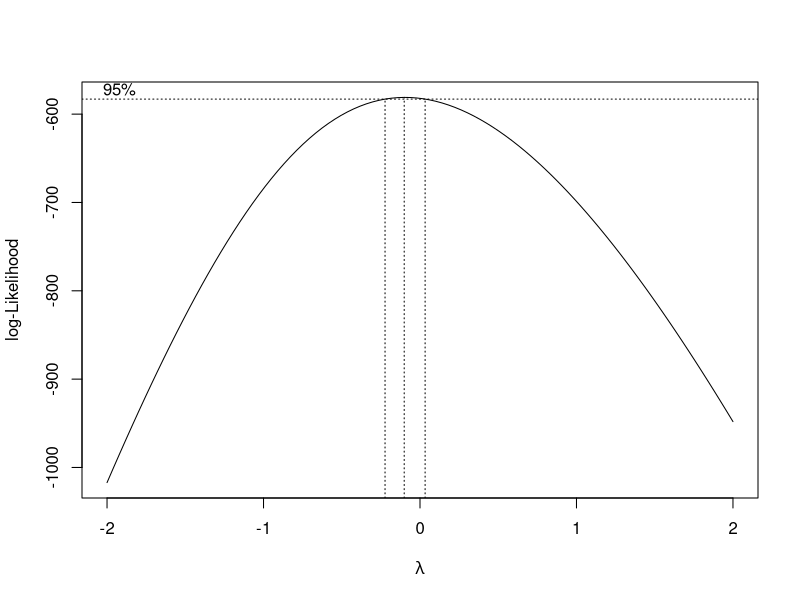
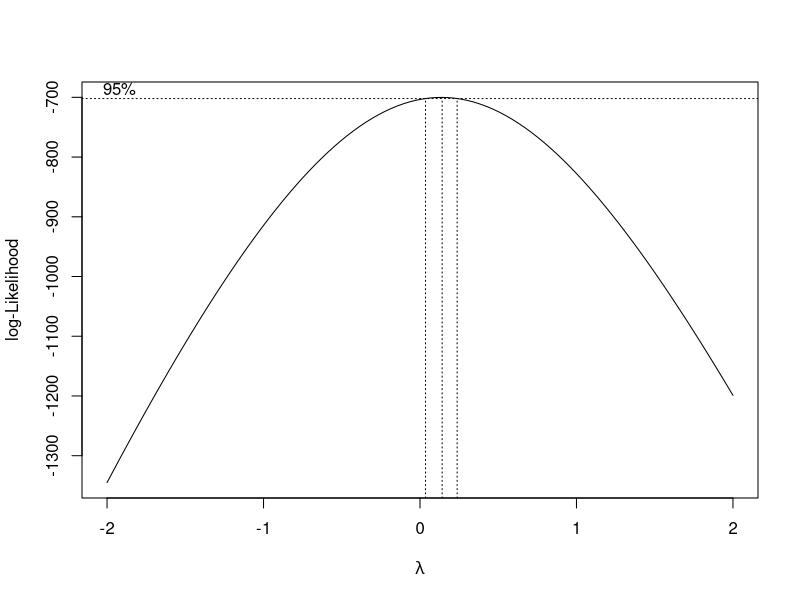
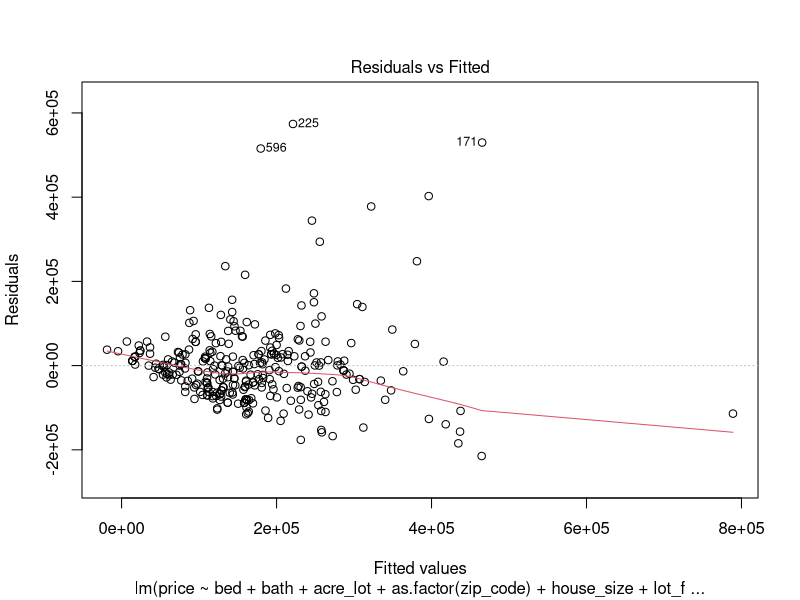
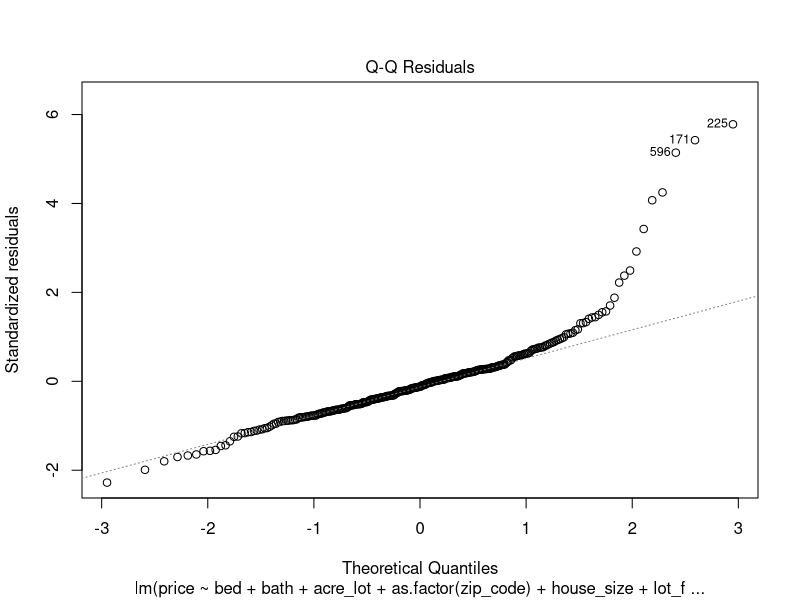
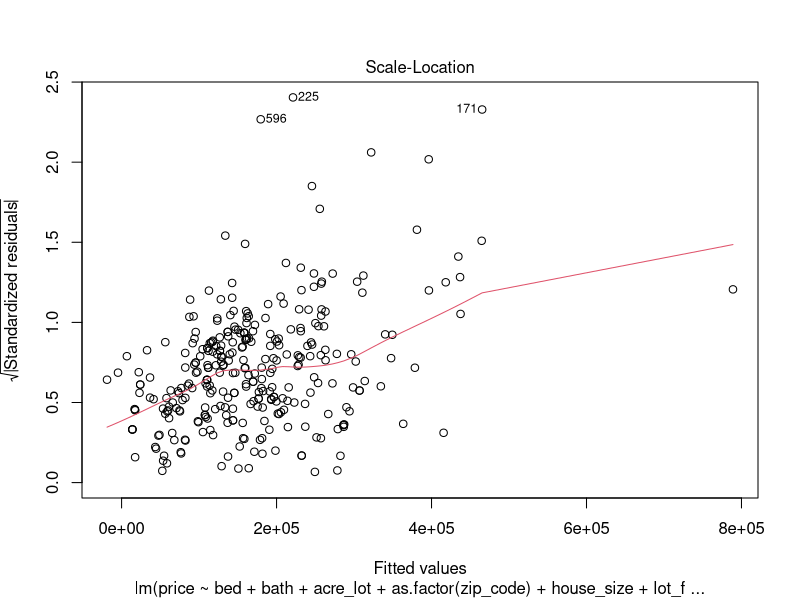
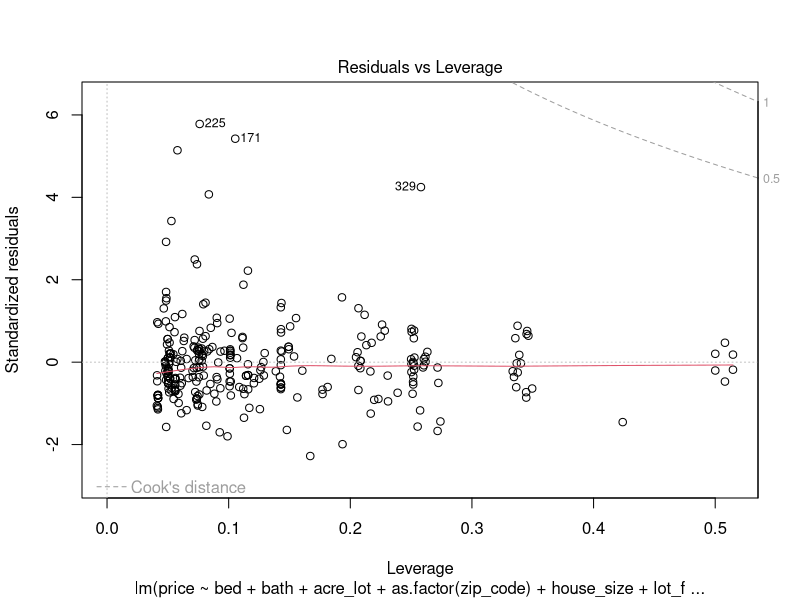
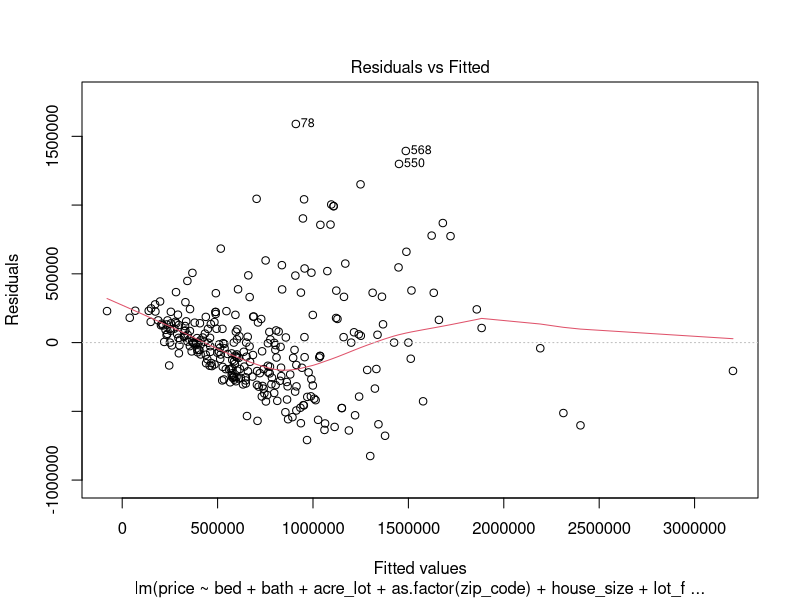
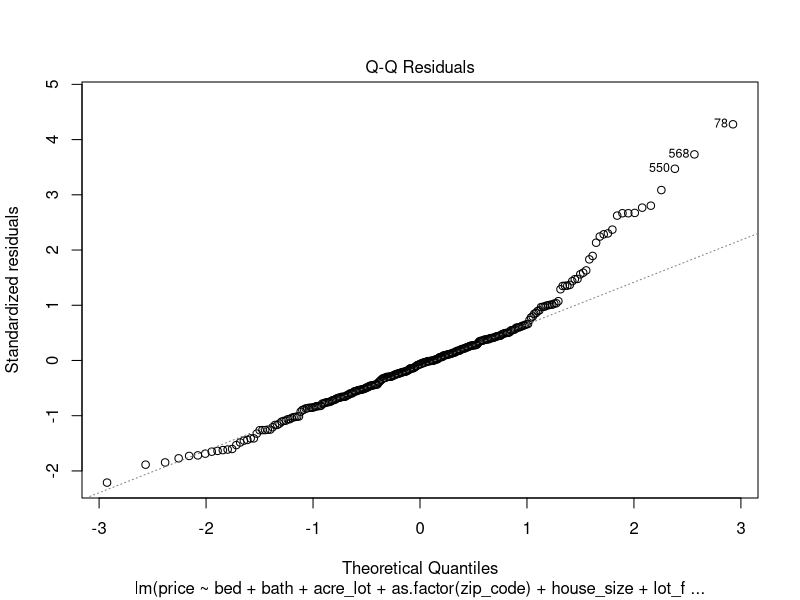

Reproduce these figures in R, in order.
## ---- chunk 1
data = read.csv("housing_clean.csv")
factor_list = c('unemployment_median_household_income_2019')

data$unemployment_median_household_income_2019 = as.factor(data$unemployment_median_household_income_2019)
data$county = as.factor(data$county)
data$zip_code = as.factor(data$zip_code)
data$population_births_2019 = as.factor(data$population_births_2019)
data$population_deaths_2019 = as.factor(data$population_deaths_2019)
data$population_net_international_migration_2019  = as.factor(data$population_net_international_migration_2019 )
data$population_net_domestic_migration_2019 = as.factor(data$population_net_domestic_migration_2019)
data$population_net_migration_2019 = as.factor(data$unemployment_civilian_labor_force_202)
data$unemployment_civilian_labor_force_202 = as.factor(data$unemployment_median_household_income_2019)
data$unemployment_employed_2020   = as.factor(data$unemployment_employed_2020)
data$unemployment_unemployed_2020 = as.factor(data$unemployment_unemployed_2020)
data$unemployment_unemployment_rate_202 = as.factor(data$unemployment_unemployment_rate_202)
data$education_percent_of_adults_with_less_than_a_high_school_diploma_2015.19 = as.factor(data$education_percent_of_adults_with_less_than_a_high_school_diploma_2015.19)
data$education_percent_of_adults_with_a_high_school_diploma_only_2015.19 = as.factor(data$education_percent_of_adults_with_a_high_school_diploma_only_2015.19)
data$education_percent_of_adults_completing_some_college_or_associate.s_degree_2015.19 = as.factor(data$education_percent_of_adults_completing_some_college_or_associate.s_degree_2015.19)
data$education_percent_of_adults_with_a_bachelor.s_degree_or_higher_2015.19 = as.factor(data$education_percent_of_adults_with_a_bachelor.s_degree_or_higher_2015.19)
data$population_by_age_total_Under_5_2019 = as.factor(data$population_by_age_total_Under_5_2019)
data$population_by_age_total_5_13_2019 = as.factor(data$population_by_age_total_5_13_2019)
data$population_by_age_total_14_17_2019 = as.factor(data$population_by_age_total_14_17_2019)
data$population_by_age_total_18_24_2019 = as.factor(data$population_by_age_total_18_24_2019)
data$population_by_age_total_16_over_2019 = as.factor(data$population_by_age_total_16_over_2019)
data$population_by_age_total_18_over_201 = as.factor(data$population_by_age_total_18_over_201)
data$population_by_age_total_15_44_2019 = as.factor(data$population_by_age_total_15_44_2019)
data$population_by_age_total_25_44_2019 = as.factor(data$population_by_age_total_25_44_2019)
data$population_by_age_total_45_64_2019 = as.factor(data$population_by_age_total_45_64_2019)
data$population_by_age_total_65_over_201 = as.factor(data$population_by_age_total_65_over_201)
data$crime_rate_per_100000   = as.factor(data$crime_rate_per_100000)
data$CPOPARST = as.factor(data$CPOPARST)
data$AG_ARRST = as.factor(data$AG_ARRST)
data$AG_OFF = as.factor(data$AG_OFF)
data$COVIND = as.factor(data$COVIND)
data$MURDER = as.factor(data$MURDER)
data$RAPE = as.factor(data$RAPE)
data$ROBBERY = as.factor(data$ROBBERY)
data$AGASSLT = as.factor(data$AGASSLT)
data$BURGLRY = as.factor(data$BURGLRY)
data$LARCENY = as.factor(data$LARCENY)
data$MVTHEFT = as.factor(data$MVTHEFT)
data$ARSON = as.factor(data$ARSON)
data$population = as.factor(data$population)



head(data)
full_model = lm(price ~ ., data)
summary(full_model)

#Lots of NA means lots of correlation 
library(MASS)
step.model <- stepAIC(full_model, direction = "both", 
                      trace = FALSE)
summary(step.model)

final_model = lm(formula = price ~ bed + bath + acre_lot + factor(zip_code) + house_size + 
                   lot_flag + as.factor(COVIND), data = data)

summary(final_model)
##First random forest for expensive vs inexpensive house
library(caTools)
library(randomForest)

median_price = median(data$price)
data$expensive = data$price > median_price
data$expensive = as.factor(data$expensive)

split <- sample.split(data, SplitRatio = 0.8)
split

train <- subset(data, split == "TRUE")
test <- subset(data, split == "FALSE")
train$expensive

train[, !names(train) %in% c("price", "expensive")] 

classifier_RF = randomForest(x = train[, !names(train) %in% c("price", "expensive")],
                             y = train$expensive,
                             ntree = 500)
classifier_RF
y_pred = predict(classifier_RF, newdata = test[, !names(test) %in% c("price", "expensive")] )
length(y_pred)
nrow(test)
colnames(test[, !names(test) %in% c("price", "expensive")])
confusion_mtx = table(test$expensive , y_pred)
confusion_mtx

summary(classifier_RF)

y_pred_total = predict(classifier_RF, newdata = data[, !names(data) %in% c("price", "expensive")] )
y_pred_total
data$expensive_pred = y_pred_total
data$expensive_pred
data
data_expensive = data[data$expensive_pred == TRUE, ]
data_inexpensive = data[data$expensive_pred == FALSE, ]


summary(final_model)

final_model_expensive = lm(formula = price ~ bed + bath + acre_lot + as.factor(zip_code) + house_size + 
                   lot_flag, data = data_expensive)

summary(final_model_expensive)
final_model_inexpensive = lm(formula = price ~ bed + bath + acre_lot + as.factor(zip_code) + house_size + 
                   lot_flag, data = data_inexpensive)

summary(final_model_inexpensive)


bc <- boxcox(data_expensive$price ~ data_expensive$bed + data_expensive$bath + data_expensive$acre_lot + as.factor(data_expensive$zip_code) + data_expensive$house_size + 
               data_expensive$lot_flag)
(lambda <- bc$x[which.max(bc$y)])

bc <- boxcox(data_inexpensive$price ~ data_inexpensive$bed + data_inexpensive$bath + data_inexpensive$acre_lot + as.factor(data_inexpensive$zip_code) + data_inexpensive$house_size + 
               data_inexpensive$lot_flag)
(lambda <- bc$x[which.max(bc$y)])

plot(final_model_inexpensive)
plot(final_model_expensive)


final_model_expensive = lm(formula = log(price) ~ bed + bath + acre_lot + as.factor(zip_code) + house_size + 
                             lot_flag, data = data_expensive)

summary(final_model_expensive)
plot(final_model_expensive)

final_model_inexpensive = lm(formula = log(price) ~ bed + bath + acre_lot + as.factor(zip_code) + house_size + 
                               lot_flag, data = data_inexpensive)

summary(final_model_inexpensive)
plot(final_model_inexpensive)
